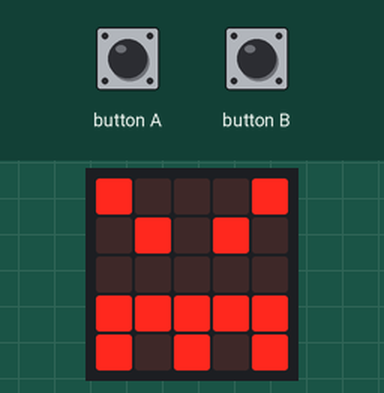
Bench run of a program on a simulated BBC micro:bit (MakeCode). On the bench: the board's 5×5 LED display. The test bench sets the inputs (shaded band).

Above: at 1.8 s.
1.9 s: button A pressed for 0.15 s
At 2.3 s:
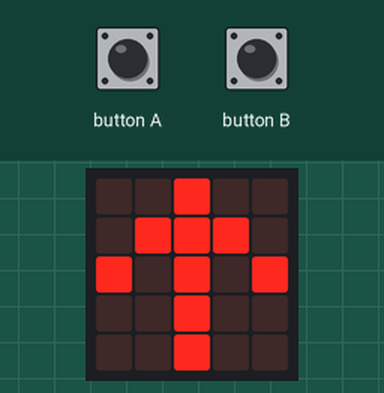
At 3.1 s:
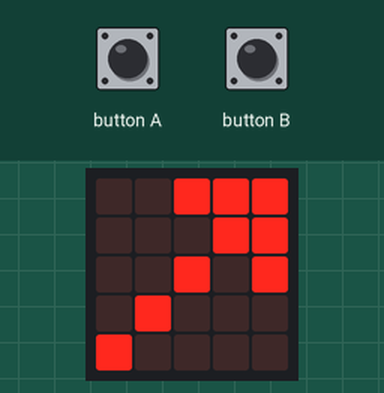
Timing chart, 0 to 4.9 s (numbered marks = the images above; inputs shaded):
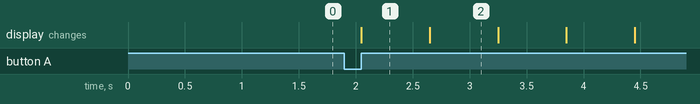

Measured:
- after the input at 1.9 s, the display: changes after 0.15 s (image 1)
- what the display in image 1 shows lasts 0.6 s, from 2.1 s to 2.7 s

The program:

main.ts
```typescript
input.onButtonPressed(Button.A, function () {
    for (let index = 0; index < 4; index++) {
        basic.showArrow(ArrowNames.North)
        basic.showArrow(ArrowNames.NorthEast)
        basic.showArrow(ArrowNames.East)
        basic.showArrow(ArrowNames.SouthEast)
        basic.showArrow(ArrowNames.South)
        basic.showArrow(ArrowNames.SouthWest)
        basic.showArrow(ArrowNames.West)
        basic.showArrow(ArrowNames.NorthWest)
    }
})
input.onButtonPressed(Button.B, function () {
    basic.showIcon(IconNames.Heart)
    basic.showIcon(IconNames.SmallHeart)
    basic.showIcon(IconNames.Yes)
    basic.showIcon(IconNames.No)
    basic.showIcon(IconNames.Happy)
    basic.showIcon(IconNames.Sad)
    basic.showIcon(IconNames.Confused)
    basic.showIcon(IconNames.Angry)
})
basic.showIcon(IconNames.Angry)
```

test.ts
```typescript
// testes vão aqui; isto não será compilado quando este pacote for usado como uma extensão.
```
